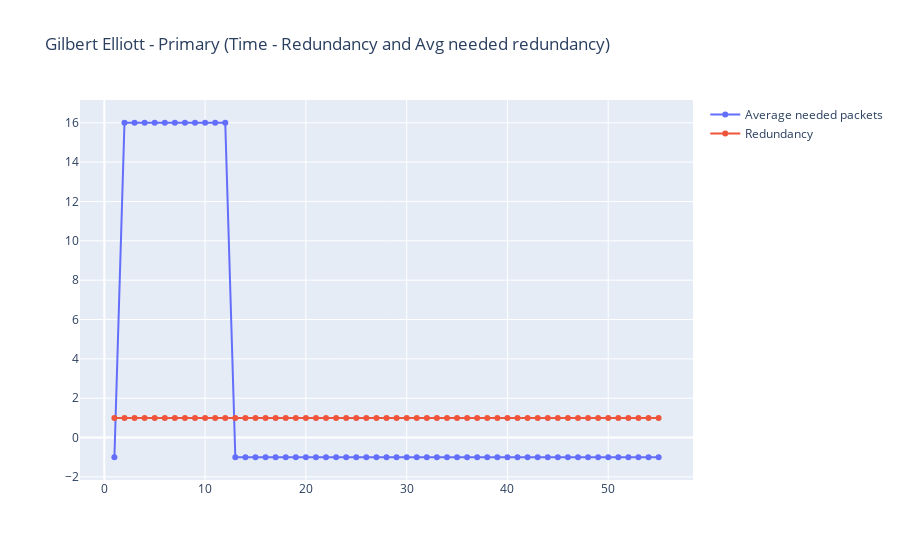
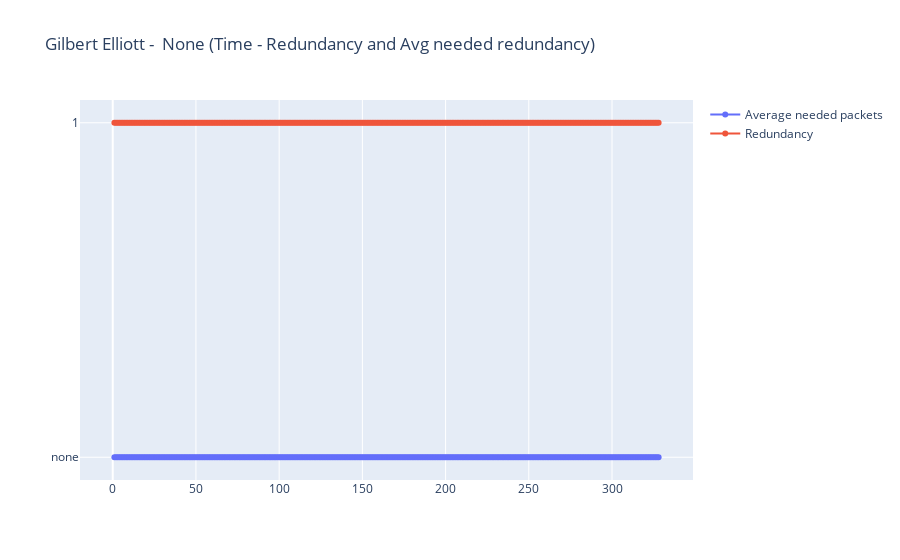
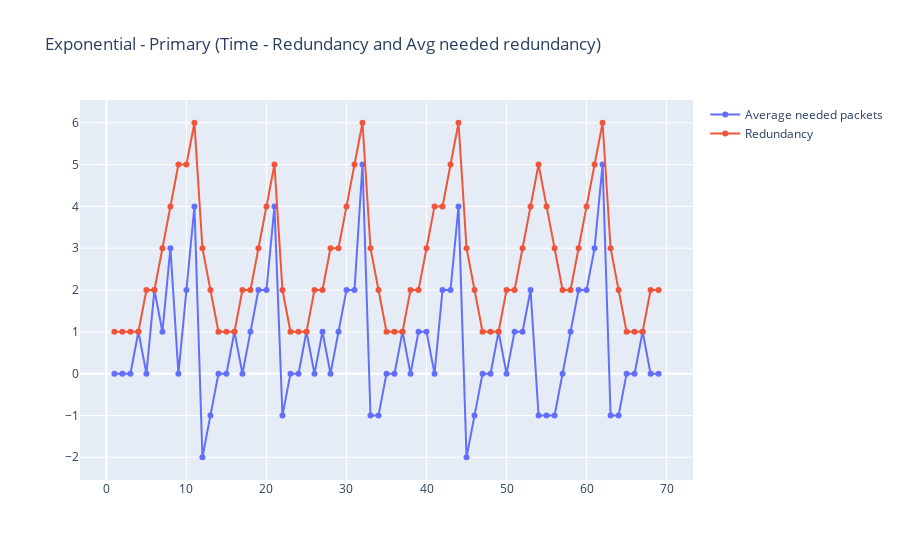
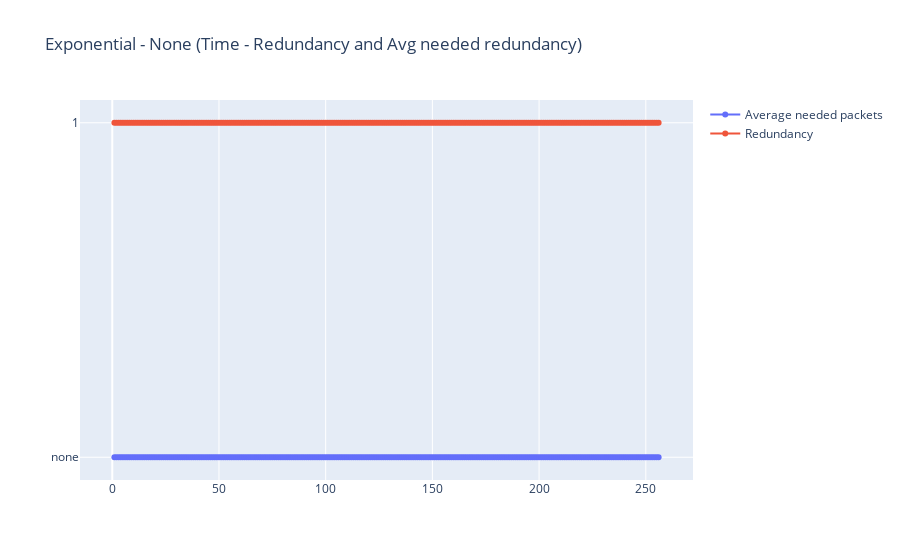

Source (notebook cell) for these figures, in order:
### Code cell
for index,sim in enumerate(sims):
    dataframe = sim[0]
    fig = go.Figure()
    fig.update_layout(title_text=dataframe.name+' (Time - Redundancy and Avg needed redundancy)',)


    fig.add_trace(go.Scatter(
        x=dataframe["time"],
        y=dataframe.query("type=='feedback'")["average needed packets"],
        mode="lines+markers",
        name="Average needed packets",
        textposition="top center",
    ))

    fig.add_trace(go.Scatter(
        x=dataframe["time"],
        y=dataframe.query("type=='send'")["redundancy"],
        mode="lines+markers",
        name="Redundancy",
        textposition="top center"
    ))


    fig.show()
    fig.write_image("fig1.pdf")

### Figure 1 — Plotly figure (JSON) as saved in the notebook; plotly's stock layout.template omitted (floating-point values rounded to 4 significant figures; data arrays with more than 128 entries replaced by an {"elided": "..."} marker saying what was removed)
{"data": [{"mode": "lines+markers", "name": "Average needed packets", "textposition": "top center", "type": "scatter", "x": {"elided": "165 int values"}, "y": [-1, 16, 16, 16, 16, 16, 16, 16, 16, 16, 16, 16, -1, -1, -1, -1, -1, -1, -1, -1, -1, -1, -1, -1, -1, -1, -1, -1, -1, -1, -1, -1, -1, -1, -1, -1, -1, -1, -1, -1, -1, -1, -1, -1, -1, -1, -1, -1, -1, -1, -1, -1, -1, -1, -1]}, {"mode": "lines+markers", "name": "Redundancy", "textposition": "top center", "type": "scatter", "x": {"elided": "165 int values"}, "y": [1, 1, 1, 1, 1, 1, 1, 1, 1, 1, 1, 1, 1, 1, 1, 1, 1, 1, 1, 1, 1, 1, 1, 1, 1, 1, 1, 1, 1, 1, 1, 1, 1, 1, 1, 1, 1, 1, 1, 1, 1, 1, 1, 1, 1, 1, 1, 1, 1, 1, 1, 1, 1, 1, 1]}], "layout": {"autosize": true, "title": {"text": "Gilbert Elliott - Primary (Time - Redundancy and Avg needed redundancy)"}, "xaxis": {"autorange": true, "range": [-2.218, 58.22], "type": "linear"}, "yaxis": {"autorange": true, "range": [-2.403, 17.4], "type": "linear"}}}

### Figure 2 — Plotly figure (JSON) as saved in the notebook; plotly's stock layout.template omitted (floating-point values rounded to 4 significant figures; data arrays with more than 128 entries replaced by an {"elided": "..."} marker saying what was removed)
{"data": [{"mode": "lines+markers", "name": "Average needed packets", "textposition": "top center", "type": "scatter", "x": {"elided": "984 int values"}, "y": {"elided": "328 str values"}}, {"mode": "lines+markers", "name": "Redundancy", "textposition": "top center", "type": "scatter", "x": {"elided": "984 int values"}, "y": {"elided": "328 int values"}}], "layout": {"autosize": true, "title": {"text": "Gilbert Elliott -  None (Time - Redundancy and Avg needed redundancy)"}, "xaxis": {"autorange": true, "range": [-18.49, 347.5], "type": "linear"}, "yaxis": {"autorange": true, "range": [-0.08252, 1.083], "type": "category"}}}

### Figure 3 — Plotly figure (JSON) as saved in the notebook; plotly's stock layout.template omitted (floating-point values rounded to 4 significant figures; data arrays with more than 128 entries replaced by an {"elided": "..."} marker saying what was removed)
{"data": [{"mode": "lines+markers", "name": "Average needed packets", "textposition": "top center", "type": "scatter", "x": {"elided": "207 int values"}, "y": [0, 0, 0, 1, 0, 2, 1, 3, 0, 2, 4, -2, -1, 0, 0, 1, 0, 1, 2, 2, 4, -1, 0, 0, 1, 0, 1, 0, 1, 2, 2, 5, -1, -1, 0, 0, 1, 0, 1, 1, 0, 2, 2, 4, -2, -1, 0, 0, 1, 0, 1, 1, 2, -1, -1, -1, 0, 1, 2, 2, 3, 5, -1, -1, 0, 0, 1, 0, 0]}, {"mode": "lines+markers", "name": "Redundancy", "textposition": "top center", "type": "scatter", "x": {"elided": "207 int values"}, "y": [1, 1, 1, 1, 2, 2, 3, 4, 5, 5, 6, 3, 2, 1, 1, 1, 2, 2, 3, 4, 5, 2, 1, 1, 1, 2, 2, 3, 3, 4, 5, 6, 3, 2, 1, 1, 1, 2, 2, 3, 4, 4, 5, 6, 3, 2, 1, 1, 1, 2, 2, 3, 4, 5, 4, 3, 2, 2, 3, 4, 5, 6, 3, 2, 1, 1, 1, 2, 2]}], "layout": {"autosize": true, "title": {"text": "Exponential - Primary (Time - Redundancy and Avg needed redundancy)"}, "xaxis": {"autorange": true, "range": [-3.052, 73.05], "type": "linear"}, "yaxis": {"autorange": true, "range": [-2.66, 6.66], "type": "linear"}}}

### Figure 4 — Plotly figure (JSON) as saved in the notebook; plotly's stock layout.template omitted (floating-point values rounded to 4 significant figures; data arrays with more than 128 entries replaced by an {"elided": "..."} marker saying what was removed)
{"data": [{"mode": "lines+markers", "name": "Average needed packets", "textposition": "top center", "type": "scatter", "x": {"elided": "768 int values"}, "y": {"elided": "256 str values"}}, {"mode": "lines+markers", "name": "Redundancy", "textposition": "top center", "type": "scatter", "x": {"elided": "768 int values"}, "y": {"elided": "256 int values"}}], "layout": {"autosize": true, "title": {"text": "Exponential - None (Time - Redundancy and Avg needed redundancy)"}, "xaxis": {"autorange": true, "range": [-14.2, 271.2], "type": "linear"}, "yaxis": {"autorange": true, "range": [-0.08252, 1.083], "type": "category"}}}
